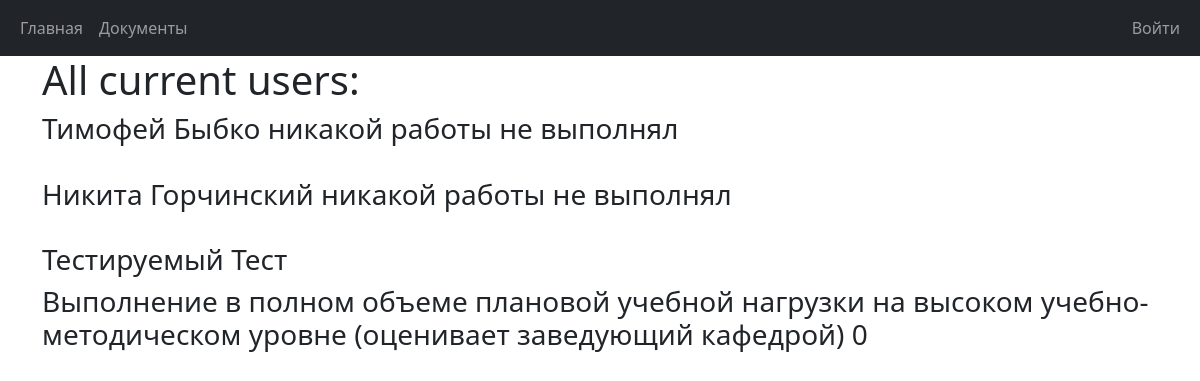
The page / on the database its author committed.
### main_app/models.py (models this page shows, shortened)
class Grading(models.Model):
    user = models.ForeignKey(User, on_delete=models.CASCADE)
    used_standard = models.ForeignKey(Criteria, on_delete=models.PROTECT)
    work_done = models.CharField(max_length=400, blank=True)
    rating = models.IntegerField(default=0)

class Criteria(models.Model):
    title = models.CharField(max_length=200, blank=False)
    standard_in_points = models.CharField(max_length=30, blank=False)
    table_title = models.ForeignKey(Table, on_delete=models.PROTECT)
    def __str__(self):
        return self.title

### main_app/views.py (the view)
# urls.py: path('', views.home_page, name='home'),
def home_page(request):
    users = User.objects.all()
    gradings = models.Grading.objects.all()
    info_list = []
    for user in users:
        info = info_table.InfoTable(user)
        info.find_user_grading(gradings)
        info_list.append(info)
    context = {
        'info_list': info_list
    }
    return render(request, 'main/home.html', context)

### main_app/info_table.py (called while the page is built)
    def find_user_grading(self, gradings: list[models.Grading]) -> None:
        for grading in gradings:
            if grading.user.username == self.user.username:
                self.user_gradings.append(grading)

### templates/main/home.html (shortened to what this page needs)
{% extends 'main/base.html' %}
{% block content %}
<h1>All current users: </h1>
{% for info in info_list %}
<div class="users_info">
    {% if info.user_gradings|length > 0 %}
    <h3>{{ info.user.first_name }}  {{ info.user.last_name }}</h3>
    {% for grading in info.user_gradings %}
    <h3>{{ grading.work_done }}  {{ grading.used_standard }} {{ grading.rating }}</h3>
    {% endfor %}
    <br>
    {% else %}
    <h3>{{ info.user.first_name }}  {{ info.user.last_name }} никакой работы не выполнял</h3>
    <br>
    {% endif %}
</div>
{% endfor %}
{% endblock %}

### templates/main/base.html (shortened to what this page needs)
<!DOCTYPE html>
<html lang="en">
<head>
    <link href="https://cdn.jsdelivr.net/npm/bootstrap@5.3.3/dist/css/bootstrap.min.css"
           rel="stylesheet"
>
    {% load crispy_forms_tags %}
</head>
<body>
    <nav class="navbar navbar-expand-lg navbar-dark bg-dark">
        <div class="container-fluid">
            <div>
                <ul class="navbar-nav">
                    <li class="nav-item">
                        <a class="nav-link" href="/home">Главная</a>
                    </li>
                    <li class="nav-item">
                        <a class="nav-link" href="/create-post">Документы</a>
                    </li>
                </ul>
            </div>
            <div>
                <ul class="navbar-nav">
                    {% if user.is_authenticated %}
                    <span class="navbar-text">Вы вошли как {{user.username}} | </span>
                    <form action="{% url 'logout' %}" method="post">
                        {% csrf_token %} {{form|crispy}}
                        <button type="submit" class="btn btn-danger">Выйти</button>
                    </form>
                    {% else %}
                    <li class="nav-item">
                        <a class="nav-link" href="/login">Войти</a>
                    </li>
                    {% endif %}
                </ul>
            </div>
        </div>
    </nav>
    <div class="container">
        {% block content %}
        {% endblock %}
    </div>
</body>
</html>

### rows shown on the page
Grading: used_standard "Выполнение в полном объеме плановой учебной нагрузки на высоком учебно-методическом уровне (оценивает заведующий кафедрой)", rating "0"

### other values the page prints
{{ info.user.first_name }} "Тимофей" "Никита"
{{ info.user.last_name }} "Быбко" "Горчинский"
{{ info.user.first_name }} "Тестируемый"
{{ info.user.last_name }} "Тест"
